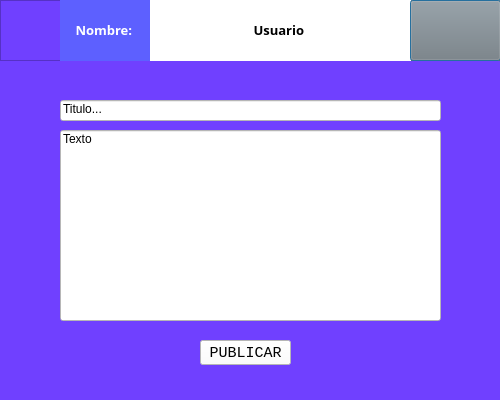
<?xml version="1.0" encoding="UTF-8"?>
<ui version="4.0">
 <class>Publicacion</class>
 <widget class="QDialog" name="Publicacion">
  <property name="geometry">
   <rect>
    <x>0</x>
    <y>0</y>
    <width>500</width>
    <height>400</height>
   </rect>
  </property>
  <property name="windowTitle">
   <string>Dialog</string>
  </property>
  <property name="styleSheet">
   <string notr="true">background-color: rgb(112, 64, 255);</string>
  </property>
  <widget class="QFrame" name="frame">
   <property name="geometry">
    <rect>
     <x>0</x>
     <y>-10</y>
     <width>501</width>
     <height>71</height>
    </rect>
   </property>
   <property name="styleSheet">
    <string notr="true">background-color:#7f7f7f;
</string>
   </property>
   <property name="frameShape">
    <enum>QFrame::StyledPanel</enum>
   </property>
   <property name="frameShadow">
    <enum>QFrame::Raised</enum>
   </property>
   <widget class="QLabel" name="label_3">
    <property name="enabled">
     <bool>true</bool>
    </property>
    <property name="geometry">
     <rect>
      <x>0</x>
      <y>10</y>
      <width>61</width>
      <height>61</height>
     </rect>
    </property>
    <property name="sizePolicy">
     <sizepolicy hsizetype="Fixed" vsizetype="Fixed">
      <horstretch>0</horstretch>
      <verstretch>0</verstretch>
     </sizepolicy>
    </property>
    <property name="autoFillBackground">
     <bool>false</bool>
    </property>
    <property name="styleSheet">
     <string notr="true">background-color: rgb(112, 64, 255);</string>
    </property>
    <property name="frameShape">
     <enum>QFrame::StyledPanel</enum>
    </property>
    <property name="text">
     <string/>
    </property>
    <property name="pixmap">
     <pixmap resource="logo_icon.qrc">:/nuevo2/imagenes/user2.png</pixmap>
    </property>
    <property name="scaledContents">
     <bool>true</bool>
    </property>
    <property name="wordWrap">
     <bool>true</bool>
    </property>
   </widget>
   <widget class="QLabel" name="label_8">
    <property name="geometry">
     <rect>
      <x>60</x>
      <y>10</y>
      <width>91</width>
      <height>61</height>
     </rect>
    </property>
    <property name="font">
     <font>
      <family>Arial Black</family>
      <pointsize>7</pointsize>
      <weight>75</weight>
      <italic>false</italic>
      <bold>true</bold>
     </font>
    </property>
    <property name="styleSheet">
     <string notr="true">background-color: rgb(93, 96, 255);
color:#ffffff;</string>
    </property>
    <property name="text">
     <string>&lt;html&gt;&lt;head/&gt;&lt;body&gt;&lt;p align=&quot;center&quot;&gt;&lt;span style=&quot; font-size:10pt;&quot;&gt;  Nombre: &lt;/span&gt;&lt;/p&gt;&lt;/body&gt;&lt;/html&gt;</string>
    </property>
   </widget>
   <widget class="QWidget" name="widget" native="true">
    <property name="geometry">
     <rect>
      <x>150</x>
      <y>10</y>
      <width>261</width>
      <height>61</height>
     </rect>
    </property>
    <property name="styleSheet">
     <string notr="true">background-color: rgb(93, 96, 255);</string>
    </property>
    <layout class="QHBoxLayout" name="horizontalLayout">
     <item>
      <widget class="QLabel" name="USERNAME">
       <property name="font">
        <font>
         <family>Arial Black</family>
         <pointsize>7</pointsize>
         <weight>75</weight>
         <italic>false</italic>
         <bold>true</bold>
        </font>
       </property>
       <property name="styleSheet">
        <string notr="true">background-color: #ffffff;
color: #000000;</string>
       </property>
       <property name="text">
        <string>&lt;html&gt;&lt;head/&gt;&lt;body&gt;&lt;p align=&quot;center&quot;&gt;&lt;span style=&quot; font-size:10pt;&quot;&gt;  Usuario &lt;/span&gt;&lt;/p&gt;&lt;/body&gt;&lt;/html&gt;</string>
       </property>
      </widget>
     </item>
    </layout>
   </widget>
   <widget class="QPushButton" name="Home">
    <property name="geometry">
     <rect>
      <x>410</x>
      <y>10</y>
      <width>91</width>
      <height>61</height>
     </rect>
    </property>
    <property name="text">
     <string/>
    </property>
    <property name="icon">
     <iconset resource="botones.qrc">
      <normaloff>:/botonhome/imagenes/home.png</normaloff>:/botonhome/imagenes/home.png</iconset>
    </property>
    <property name="iconSize">
     <size>
      <width>50</width>
      <height>100</height>
     </size>
    </property>
   </widget>
  </widget>
  <widget class="QLineEdit" name="publicacion">
   <property name="geometry">
    <rect>
     <x>60</x>
     <y>130</y>
     <width>381</width>
     <height>191</height>
    </rect>
   </property>
   <property name="styleSheet">
    <string notr="true">background-color:#ffffff;</string>
   </property>
   <property name="inputMask">
    <string/>
   </property>
   <property name="text">
    <string>Texto </string>
   </property>
   <property name="cursorPosition">
    <number>6</number>
   </property>
   <property name="alignment">
    <set>Qt::AlignLeading|Qt::AlignLeft|Qt::AlignTop</set>
   </property>
  </widget>
  <widget class="QPushButton" name="Publish">
   <property name="geometry">
    <rect>
     <x>200</x>
     <y>340</y>
     <width>91</width>
     <height>25</height>
    </rect>
   </property>
   <property name="font">
    <font>
     <family>Consolas</family>
     <pointsize>11</pointsize>
     <weight>50</weight>
     <bold>false</bold>
    </font>
   </property>
   <property name="styleSheet">
    <string notr="true">background-color: #ffffff;
color: #000000;</string>
   </property>
   <property name="text">
    <string>PUBLICAR</string>
   </property>
  </widget>
  <widget class="QLineEdit" name="titulo">
   <property name="geometry">
    <rect>
     <x>60</x>
     <y>100</y>
     <width>381</width>
     <height>21</height>
    </rect>
   </property>
   <property name="styleSheet">
    <string notr="true">background-color:#ffffff;</string>
   </property>
   <property name="inputMask">
    <string/>
   </property>
   <property name="text">
    <string>Titulo...</string>
   </property>
   <property name="cursorPosition">
    <number>9</number>
   </property>
   <property name="alignment">
    <set>Qt::AlignLeading|Qt::AlignLeft|Qt::AlignTop</set>
   </property>
  </widget>
 </widget>
 <resources>
  <include location="logo_icon.qrc"/>
  <include location="botones.qrc"/>
 </resources>
 <connections/>
</ui>
